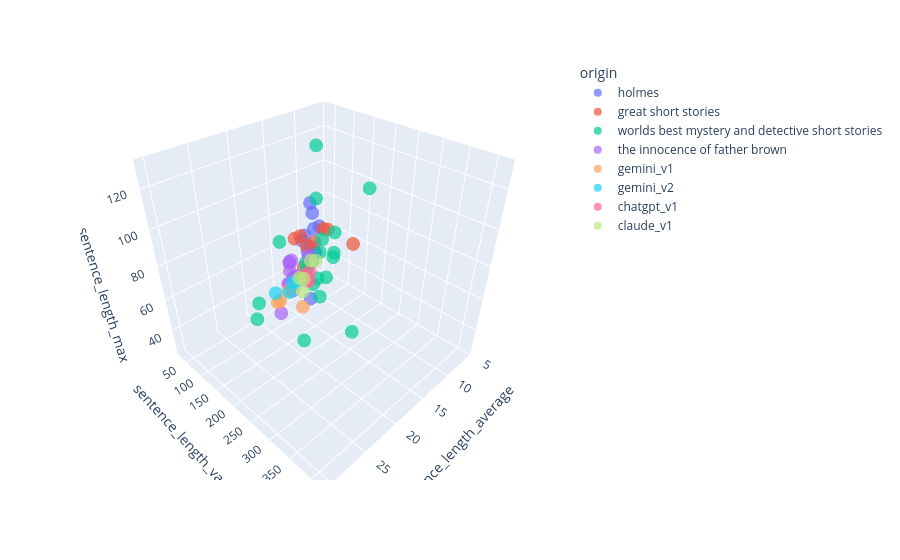

Notebook source saved alongside this figure:
### Code cell
fig = px.scatter_3d(
    stories_df,
    "sentence_length_average",
    "sentence_length_variance",
    "sentence_length_max",
    color=stories_df["origin"],
    opacity=0.7
)

fig.show()

### Figure 1 — Plotly figure (JSON) as saved in the notebook; plotly's stock layout.template omitted (floating-point values rounded to 4 significant figures)
{"data": [{"hovertemplate": "origin=holmes<br>sentence_length_average=%{x}<br>sentence_length_variance=%{y}<br>sentence_length_max=%{z}<extra></extra>", "legendgroup": "holmes", "marker": {"color": "#636efa", "opacity": 0.7, "symbol": "circle"}, "mode": "markers", "name": "holmes", "scene": "scene", "showlegend": true, "type": "scatter3d", "x": [12.78, 16.69, 15.71, 14.7, 15.15, 14.39, 13.65, 15.47, 16.02, 13.68, 15.25, 14.84], "y": [113.3, 165.4, 152.9, 125.8, 154.2, 154.8, 121.0, 148.3, 141.3, 131.1, 120.1, 143.5], "z": [79, 49, 78, 70, 74, 88, 61, 102, 84, 68, 77, 95]}, {"hovertemplate": "origin=great short stories<br>sentence_length_average=%{x}<br>sentence_length_variance=%{y}<br>sentence_length_max=%{z}<extra></extra>", "legendgroup": "great short stories", "marker": {"color": "#EF553B", "opacity": 0.7, "symbol": "circle"}, "mode": "markers", "name": "great short stories", "scene": "scene", "showlegend": true, "type": "scatter3d", "x": [18.36, 22.2, 19.64, 14.42, 15.62, 18.05, 15.06, 11.7], "y": [154.6, 251.1, 256.9, 101.0, 255.1, 201.0, 174.8, 61.72], "z": [88, 103, 107, 76, 92, 91, 90, 45]}, {"hovertemplate": "origin=worlds best mystery and detective short stories<br>sentence_length_average=%{x}<br>sentence_length_variance=%{y}<br>sentence_length_max=%{z}<extra></extra>", "legendgroup": "worlds best mystery and detective short stories", "marker": {"color": "#00cc96", "opacity": 0.7, "symbol": "circle"}, "mode": "markers", "name": "worlds best mystery and detective short stories", "scene": "scene", "showlegend": true, "type": "scatter3d", "x": [12.74, 27.84, 12.7, 27.07, 17.92, 5.701, 11.97, 17.28, 18.07, 15.71, 17.07, 17.1, 17.85, 17.89, 21.46, 14.59, 11.19, 30.29, 22.71], "y": [135.7, 336.7, 128.7, 415.3, 175.2, 60.71, 237.4, 200.5, 196.1, 212.2, 190.0, 192.9, 245.2, 226.3, 171.7, 151.0, 63.22, 281.8, 124.6], "z": [75, 81, 66, 97, 76, 40, 113, 57, 66, 82, 111, 67, 101, 74, 94, 130, 43, 89, 54]}, {"hovertemplate": "origin=the innocence of father brown<br>sentence_length_average=%{x}<br>sentence_length_variance=%{y}<br>sentence_length_max=%{z}<extra></extra>", "legendgroup": "the innocence of father brown", "marker": {"color": "#ab63fa", "opacity": 0.7, "symbol": "circle"}, "mode": "markers", "name": "the innocence of father brown", "scene": "scene", "showlegend": true, "type": "scatter3d", "x": [17.63, 15.45, 18.76, 23.25, 18.76, 17.12, 16.02, 18.39, 16.55, 18.67, 16.99, 17.39], "y": [120.4, 95.88, 144.5, 199.4, 165.8, 115.5, 151.7, 144.0, 110.3, 143.5, 105.9, 130.9], "z": [54, 51, 74, 61, 68, 66, 73, 55, 66, 68, 51, 59]}, {"hovertemplate": "origin=gemini_v1<br>sentence_length_average=%{x}<br>sentence_length_variance=%{y}<br>sentence_length_max=%{z}<extra></extra>", "legendgroup": "gemini_v1", "marker": {"color": "#FFA15A", "opacity": 0.7, "symbol": "circle"}, "mode": "markers", "name": "gemini_v1", "scene": "scene", "showlegend": true, "type": "scatter3d", "x": [19.23, 13.43, 17.5, 12.61, 16.53], "y": [186.3, 38.34, 78.14, 45.35, 67.19], "z": [53, 28, 35, 30, 32]}, {"hovertemplate": "origin=gemini_v2<br>sentence_length_average=%{x}<br>sentence_length_variance=%{y}<br>sentence_length_max=%{z}<extra></extra>", "legendgroup": "gemini_v2", "marker": {"color": "#19d3f3", "opacity": 0.7, "symbol": "circle"}, "mode": "markers", "name": "gemini_v2", "scene": "scene", "showlegend": true, "type": "scatter3d", "x": [18.68, 16.44, 14.72, 12.92, 12.66], "y": [96.42, 99.06, 78.75, 76.97, 54.88], "z": [47, 43, 43, 41, 35]}, {"hovertemplate": "origin=chatgpt_v1<br>sentence_length_average=%{x}<br>sentence_length_variance=%{y}<br>sentence_length_max=%{z}<extra></extra>", "legendgroup": "chatgpt_v1", "marker": {"color": "#FF6692", "opacity": 0.7, "symbol": "circle"}, "mode": "markers", "name": "chatgpt_v1", "scene": "scene", "showlegend": true, "type": "scatter3d", "x": [9.382, 10.47, 10.18, 9.985, 9.156], "y": [37.0, 51.58, 31.72, 51.54, 31.2], "z": [26, 34, 31, 37, 26]}, {"hovertemplate": "origin=claude_v1<br>sentence_length_average=%{x}<br>sentence_length_variance=%{y}<br>sentence_length_max=%{z}<extra></extra>", "legendgroup": "claude_v1", "marker": {"color": "#B6E880", "opacity": 0.7, "symbol": "circle"}, "mode": "markers", "name": "claude_v1", "scene": "scene", "showlegend": true, "type": "scatter3d", "x": [13.52, 14.07, 12.92, 12.04, 15.33], "y": [87.99, 87.93, 82.02, 105.3, 145.2], "z": [35, 46, 42, 56, 68]}], "layout": {"legend": {"title": {"text": "origin"}, "tracegroupgap": 0}, "margin": {"t": 60}, "scene": {"domain": {"x": [0, 1], "y": [0, 1]}, "xaxis": {"title": {"text": "sentence_length_average"}}, "yaxis": {"title": {"text": "sentence_length_variance"}}, "zaxis": {"title": {"text": "sentence_length_max"}}}}}
